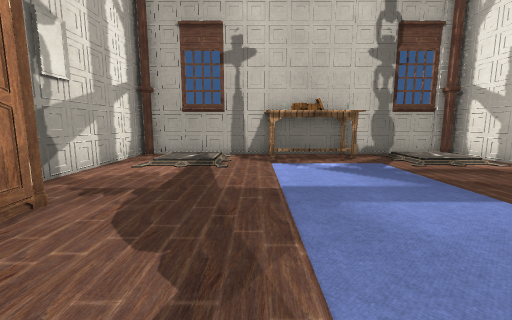
view 1 (above)

14 first-person views from a walk through a scene from a Unity 3-D project. The camera is 0.72 m above the floor, tilts 8° down and sees 90° across. The floor is counted in squares, 0.5 m on a side. Each view is taken from the middle of a square. On the plan, view 1 faces up. The plan holds only what a view shows up to about 13 squares ahead; the rest is blank. The place goes on beyond the plan. Some animated figures are not drawn. Door leaves are left out, so doorways stand open. Some surface patterns are stand-ins.

view 2
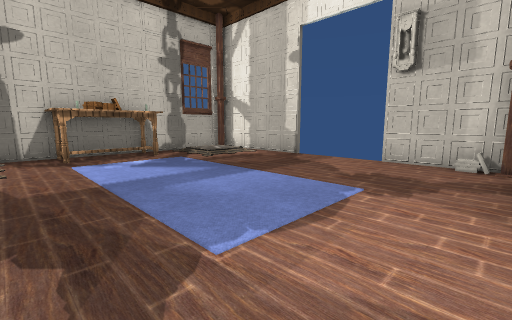

view 3
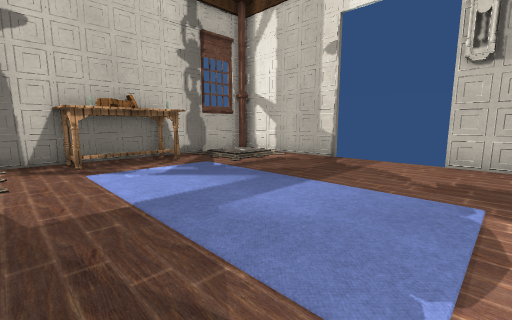

view 4
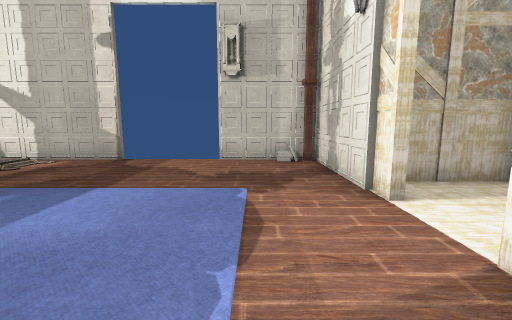

view 5
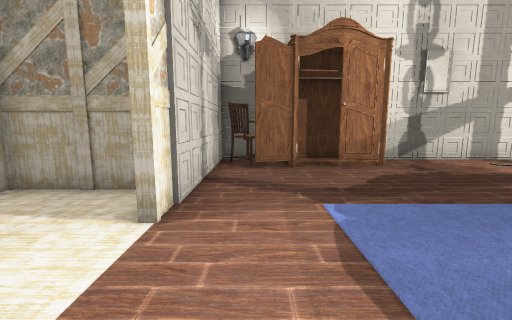

view 6
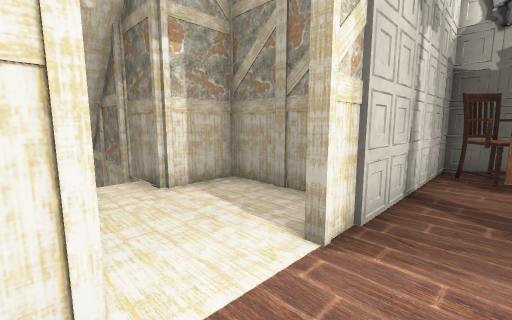

view 7
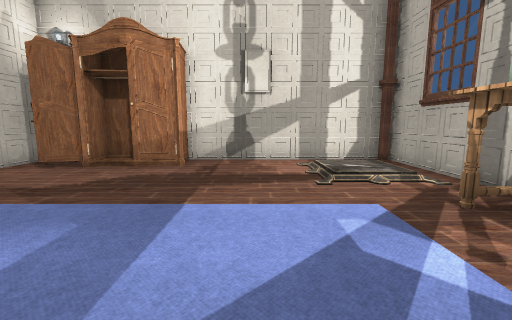

view 8
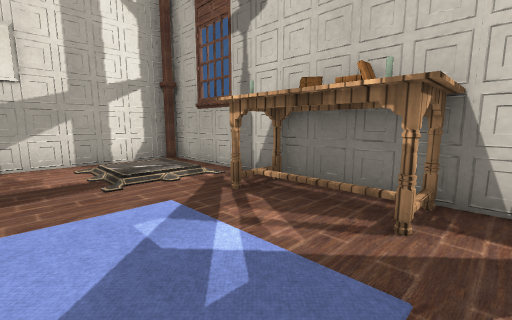

view 9
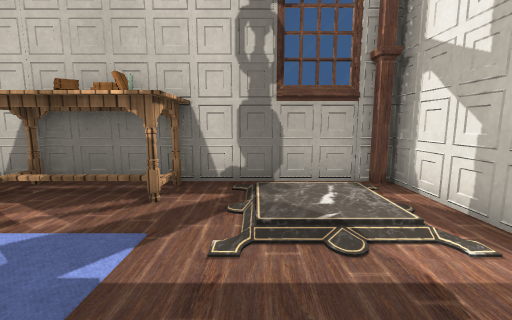

view 10
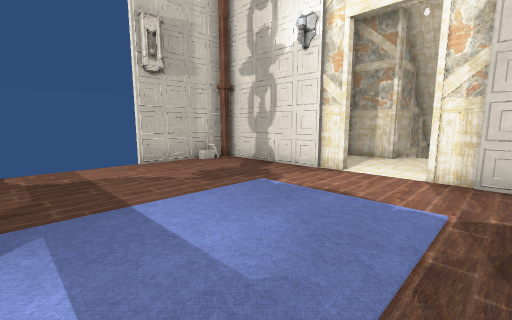

view 11
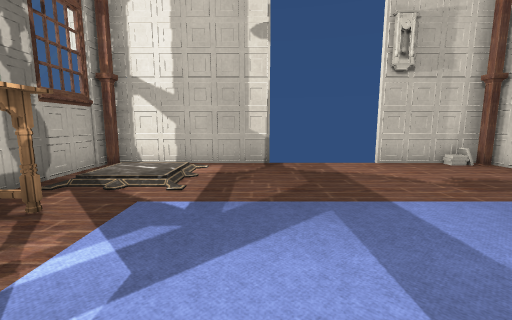

view 12
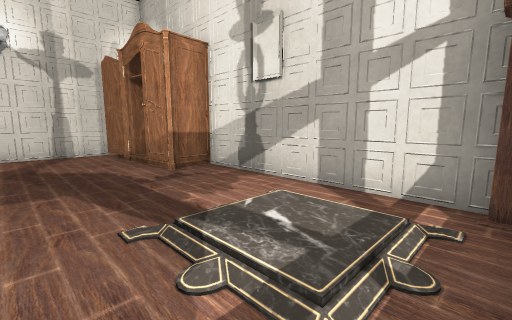

view 13
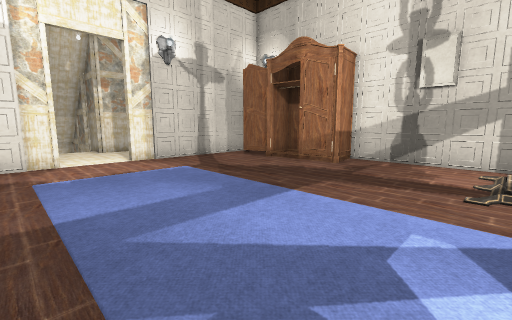

view 14
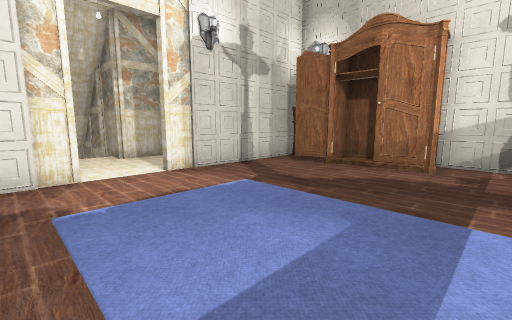

### Floor plan
Key: @ floor where view 1 was taken; # wall or solid block; . main floor; : floor 0.05 m higher than the main floor; / step, stairs or slope; D open door; v drop or lower ground; P pillar; T table; W wardrobe; B books; O other object.
Columns run from 6 left of view 1 to 10 right of it. Each row starts with its distance up from view 1.
 13 #################
 12 #P.....TTTT....P#
 11 #..//..TTTT./  .#
 10 #./  ......./  .#
  9 #.///.......///.#
  8 #...............#
  7 #...............#
  6 #..............DD
  5 #..............DD
  4 #WW............DD
  3 ##W............DD
  2  #:.............#
  1 ##W.............#
  0 #OOW..@........B#
 -1 ##O....DDDD....P#
 -2  ######DDDD######
 -3      #.....#
 -4      #.....#
 -5      #....##
 -6      ###..##
 -7        #vv#
 -8         v #
 -9         ##

Positions as (right, up) in squares from view 1, and headings:
1: (0, 0), facing up
2: (-1, -1), facing up-right
3: (-1, 1), facing up-right
4: (-1, 1), facing right
5: (5, 0), facing left
6: (4, 0), facing down-left
7: (5, 7), facing left
8: (5, 7), facing up-left
9: (6, 6), facing up
10: (0, 6), facing down-right
11: (0, 7), facing right
12: (0, 12), facing down-left
13: (5, 9), facing down-left
14: (5, 6), facing down-left
